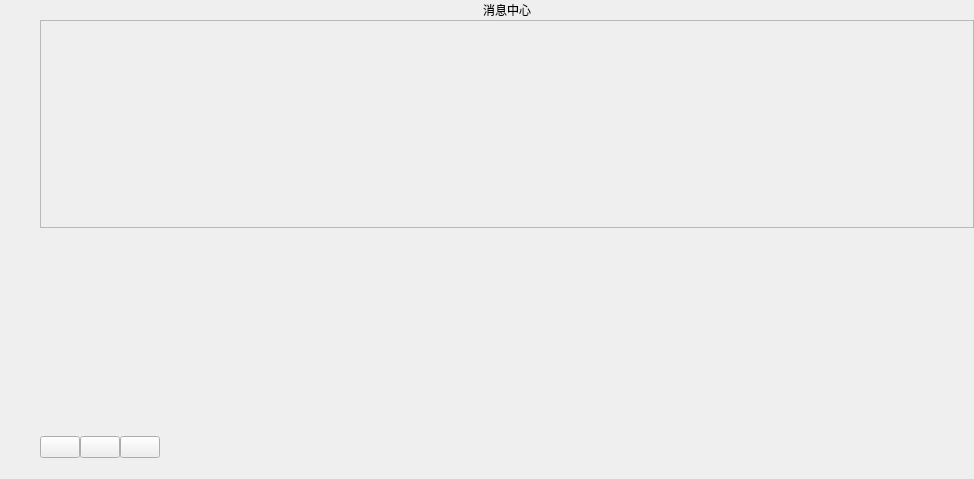
<?xml version="1.0" encoding="UTF-8"?>
<ui version="4.0">
 <class>MessageCenterWindow</class>
 <widget class="QWidget" name="MessageCenterWindow">
  <property name="geometry">
   <rect>
    <x>0</x>
    <y>0</y>
    <width>974</width>
    <height>479</height>
   </rect>
  </property>
  <property name="windowTitle">
   <string>SimLaparo</string>
  </property>
  <layout class="QVBoxLayout" name="verticalLayout_2">
   <property name="spacing">
    <number>0</number>
   </property>
   <property name="leftMargin">
    <number>40</number>
   </property>
   <property name="topMargin">
    <number>0</number>
   </property>
   <property name="rightMargin">
    <number>0</number>
   </property>
   <property name="bottomMargin">
    <number>0</number>
   </property>
   <item>
    <layout class="QHBoxLayout" name="horizontalLayout">
     <item>
      <spacer name="horizontalSpacer_2">
       <property name="orientation">
        <enum>Qt::Horizontal</enum>
       </property>
       <property name="sizeHint" stdset="0">
        <size>
         <width>40</width>
         <height>20</height>
        </size>
       </property>
      </spacer>
     </item>
     <item>
      <widget class="QLabel" name="topLabel">
       <property name="text">
        <string>消息中心</string>
       </property>
       <property name="alignment">
        <set>Qt::AlignCenter</set>
       </property>
      </widget>
     </item>
     <item>
      <spacer name="horizontalSpacer">
       <property name="orientation">
        <enum>Qt::Horizontal</enum>
       </property>
       <property name="sizeHint" stdset="0">
        <size>
         <width>40</width>
         <height>20</height>
        </size>
       </property>
      </spacer>
     </item>
    </layout>
   </item>
   <item>
    <widget class="QScrollArea" name="scrollArea">
     <property name="horizontalScrollBarPolicy">
      <enum>Qt::ScrollBarAlwaysOff</enum>
     </property>
     <property name="widgetResizable">
      <bool>true</bool>
     </property>
     <widget class="QWidget" name="scrollAreaWidgetContents">
      <property name="geometry">
       <rect>
        <x>0</x>
        <y>0</y>
        <width>932</width>
        <height>203</height>
       </rect>
      </property>
     </widget>
    </widget>
   </item>
   <item>
    <spacer name="verticalSpacer">
     <property name="orientation">
      <enum>Qt::Vertical</enum>
     </property>
     <property name="sizeHint" stdset="0">
      <size>
       <width>20</width>
       <height>180</height>
      </size>
     </property>
    </spacer>
   </item>
   <item>
    <layout class="QHBoxLayout" name="horizontalLayout_4">
     <item>
      <layout class="QHBoxLayout" name="horizontalLayout_3">
       <item>
        <widget class="QPushButton" name="selectAllBtn">
         <property name="text">
          <string/>
         </property>
        </widget>
       </item>
       <item>
        <widget class="QPushButton" name="reverseSelecteBtn">
         <property name="text">
          <string/>
         </property>
        </widget>
       </item>
       <item>
        <widget class="QPushButton" name="deleteBtn">
         <property name="text">
          <string/>
         </property>
        </widget>
       </item>
       <item>
        <spacer name="horizontalSpacer_4">
         <property name="orientation">
          <enum>Qt::Horizontal</enum>
         </property>
         <property name="sizeHint" stdset="0">
          <size>
           <width>40</width>
           <height>20</height>
          </size>
         </property>
        </spacer>
       </item>
      </layout>
     </item>
     <item>
      <spacer name="horizontalSpacer_5">
       <property name="orientation">
        <enum>Qt::Horizontal</enum>
       </property>
       <property name="sizeHint" stdset="0">
        <size>
         <width>40</width>
         <height>20</height>
        </size>
       </property>
      </spacer>
     </item>
    </layout>
   </item>
   <item>
    <spacer name="verticalSpacer_2">
     <property name="orientation">
      <enum>Qt::Vertical</enum>
     </property>
     <property name="sizeType">
      <enum>QSizePolicy::Fixed</enum>
     </property>
     <property name="sizeHint" stdset="0">
      <size>
       <width>20</width>
       <height>21</height>
      </size>
     </property>
    </spacer>
   </item>
  </layout>
 </widget>
 <resources/>
 <connections/>
</ui>
